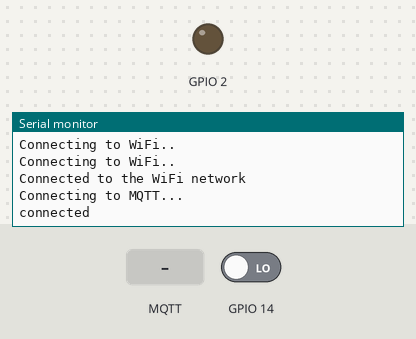
Simulated run of this sketch. Board: ESP8266 (NodeMCU). Shown: output pins drawn as LEDs (lit = HIGH), the last lines printed to the serial monitor. The inputs (shaded band) are chosen by the test bench; at power-on: GPIO 14 LOW. WiFi joins after 1.5 s; servers stay silent unless stated; no MQTT or app messages arrive unless stated.

Above: at 2.7 s.
2.8 s: MQTT message "1" arrives on the first subscribed topic
At 4.3 s:
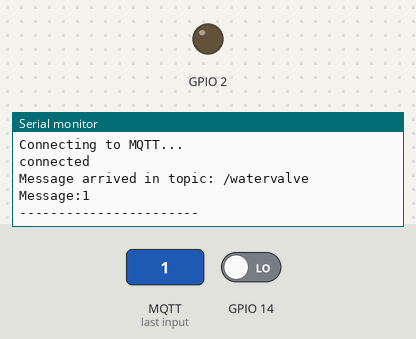
5.0 s: MQTT message "on" arrives on the first subscribed topic
At 6.7 s:
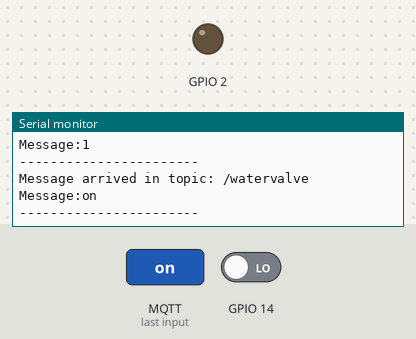
7.0 s: MQTT message "off" arrives on the first subscribed topic
At 8.6 s:
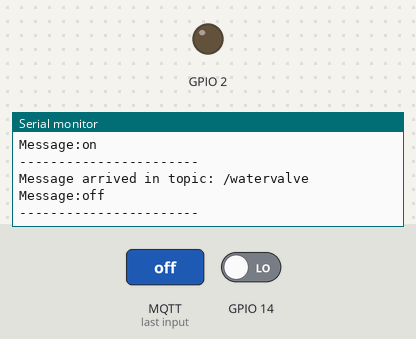

Measured:
- after the input at 2.8 s, the serial monitor: prints a new line after 0.76 s (image 1)
- after the input at 5.0 s, the serial monitor: prints a new line after 0.56 s (image 2)
- after the input at 7.0 s, the serial monitor: prints a new line after 0.56 s (image 3)

The sketch:

esp8266_Kemetmqtt_2Reconnect.ino
```cpp
/*
  esp8266_Kemetmqtt
  sketch to take signals from Kemet PIR Sensor and control a water valve thru an mqtt server by publishing an ON to turn the valve ON and OFF for OFF.

  On motion detect signal, which is two 200mSec pulses, publish an ON message to the /watervalve topic for 5 seconds.
  After 5 seconds of open water valve to the sprinkler, turn it off and begin a 30 second cooldown period. During this period no
  pulses from the PIR sensor will be acted on.

  This arrangement allows flexibility in using the water sprinkler for more than just scaring away moving warn animals
  from the garden in the night. It can also be used to schedule a morning watering, perhaps depending on fetching a weather
  forecast and not watering if there is a high probability of rain soon, or giving an extra long watering cycle if an
  unusually hot and dry day is forecast.

*/

#include <ESP8266WiFi.h>
#include <PubSubClient.h>

const char* ssid = "yourwifissid";
const char* password =  "yourwifipassword";
const char* mqttServer = "yourmqttserverIP";
const int mqttPort = 1883;
const char* mqttUser = "yourmqttuser";
const char* mqttPassword = "yourmqttuserpassword";

int IR_sensed = 0;
unsigned long IR_threshold = 198000;

WiFiClient espClient;
PubSubClient client(espClient);


// the setup function runs once when you press reset or power the board
void setup() {
  // Serial for debug
  Serial.begin(115200);
  // initialize digital pin 2 GPIO2 as output to an LED
  pinMode(2, OUTPUT);
  // initialize digital pin 14 GPIO14 as input from the Kemet module
  pinMode(14, INPUT);
  // initialize WiFi
  WiFi.begin(ssid, password);
  while (WiFi.status() != WL_CONNECTED) {
    delay(500);
    Serial.println("Connecting to WiFi..");
  }
  Serial.println("Connected to the WiFi network");

  client.setServer(mqttServer, mqttPort);
  client.setCallback(callback);

  while (!client.connected()) {
    Serial.println("Connecting to MQTT...");

    if (client.connect("mqttKemet", mqttUser, mqttPassword )) {

      Serial.println("connected");

    } else {

      Serial.print("failed with state ");
      Serial.print(client.state());
      delay(2000);

    }
  }

  client.publish("/watervalve", "Hello from ESP8266-03");
  client.subscribe("/watervalve");

}

long turnonTime = 0;
int ON = 0;
int COOLDOWN = 0;

// the loop function runs over and over again forever
void loop() {
  // get state from Kemet IR motion sensor
  int sig = pulseIn(14, HIGH); //Measure trigger point
  if(sig > IR_threshold){ //Make sure trigger is over 198msec)
    digitalWrite(2, HIGH);   // turn the LED on
    IR_sensed++; //Mark as a good trigger
    if ( IR_sensed > 1 ) {
      IR_sensed = 0;
      // if we are not in cooldown period after having run the water sprinkler, then turn it on
      if ( COOLDOWN == 0 ) {
        turnonTime = millis();
        ON = 1;
        COOLDOWN = 1;
        client.publish("/watervalve","ON");
      }
    }
  } else {
    digitalWrite(2, LOW);   // turn the LED off
  }
  if (ON == 1) {     // if water is on see if it has been on more than 5 seconds
    if ( millis() > turnonTime + 5L * 1000 ) {
      client.publish("/watervalve","OFF");
      ON = 0;
      turnonTime = millis();
      Serial.println("cooldown started ");
    }
  }
  if ( COOLDOWN == 1 ){
    if ( millis() > turnonTime + 30L * 1000 ) {
      COOLDOWN = 0;
      Serial.println("cooldown ended");
    }
  }
  if (!client.connected()) {
    client.connect("mqttKemet", mqttUser, mqttPassword );
  }
  client.loop();
}


// put this in but we should not need to get inbound messages
void callback(char* topic, byte* payload, unsigned int length) {

  Serial.print("Message arrived in topic: ");
  Serial.println(topic);

  Serial.print("Message:");
  for (int i = 0; i < length; i++) {
    Serial.print((char)payload[i]);
  }

  Serial.println();
  Serial.println("-----------------------");

}
```
